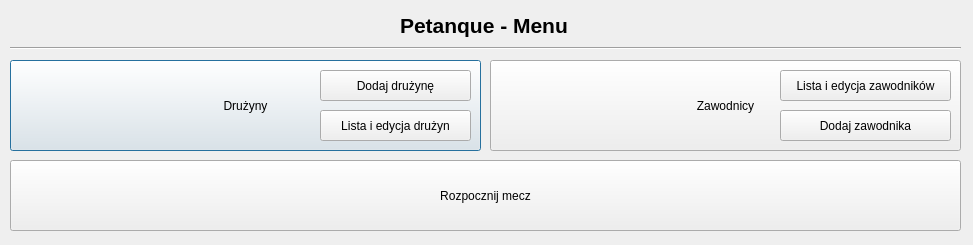
<?xml version="1.0" encoding="UTF-8"?>
<ui version="4.0">
 <class>Dialog</class>
 <widget class="QDialog" name="Dialog">
  <property name="geometry">
   <rect>
    <x>0</x>
    <y>0</y>
    <width>973</width>
    <height>245</height>
   </rect>
  </property>
  <property name="windowTitle">
   <string>Dialog</string>
  </property>
  <widget class="QLabel" name="label">
   <property name="geometry">
    <rect>
     <x>400</x>
     <y>10</y>
     <width>181</width>
     <height>31</height>
    </rect>
   </property>
   <property name="text">
    <string>&lt;html&gt;&lt;head/&gt;&lt;body&gt;&lt;p&gt;&lt;span style=&quot; font-size:16pt; font-weight:600;&quot;&gt;Petanque - Menu&lt;/span&gt;&lt;/p&gt;&lt;/body&gt;&lt;/html&gt;</string>
   </property>
  </widget>
  <widget class="Line" name="line">
   <property name="geometry">
    <rect>
     <x>10</x>
     <y>40</y>
     <width>951</width>
     <height>16</height>
    </rect>
   </property>
   <property name="orientation">
    <enum>Qt::Horizontal</enum>
   </property>
  </widget>
  <widget class="QPushButton" name="pushButton">
   <property name="geometry">
    <rect>
     <x>10</x>
     <y>60</y>
     <width>471</width>
     <height>91</height>
    </rect>
   </property>
   <property name="text">
    <string>Drużyny</string>
   </property>
  </widget>
  <widget class="QPushButton" name="pushButton_2">
   <property name="geometry">
    <rect>
     <x>320</x>
     <y>70</y>
     <width>151</width>
     <height>31</height>
    </rect>
   </property>
   <property name="text">
    <string>Dodaj drużynę</string>
   </property>
  </widget>
  <widget class="QPushButton" name="pushButton_3">
   <property name="geometry">
    <rect>
     <x>320</x>
     <y>110</y>
     <width>151</width>
     <height>31</height>
    </rect>
   </property>
   <property name="text">
    <string>Lista i edycja drużyn</string>
   </property>
  </widget>
  <widget class="QPushButton" name="pushButton_4">
   <property name="geometry">
    <rect>
     <x>490</x>
     <y>60</y>
     <width>471</width>
     <height>91</height>
    </rect>
   </property>
   <property name="text">
    <string>Zawodnicy</string>
   </property>
  </widget>
  <widget class="QPushButton" name="pushButton_5">
   <property name="geometry">
    <rect>
     <x>780</x>
     <y>70</y>
     <width>171</width>
     <height>31</height>
    </rect>
   </property>
   <property name="text">
    <string>Lista i edycja zawodników</string>
   </property>
  </widget>
  <widget class="QPushButton" name="pushButton_6">
   <property name="geometry">
    <rect>
     <x>780</x>
     <y>110</y>
     <width>171</width>
     <height>31</height>
    </rect>
   </property>
   <property name="text">
    <string>Dodaj zawodnika</string>
   </property>
  </widget>
  <widget class="QPushButton" name="pushButton_7">
   <property name="geometry">
    <rect>
     <x>10</x>
     <y>160</y>
     <width>951</width>
     <height>71</height>
    </rect>
   </property>
   <property name="text">
    <string>Rozpocznij mecz</string>
   </property>
  </widget>
 </widget>
 <resources/>
 <connections/>
</ui>
